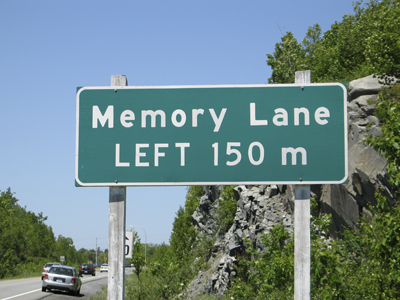
#> input picture roughnote/corner_detectors/sofsign.jpg, 400 x 300 px
$ python Harris_2.py   (Python 2 division)
#> lines starting #> are read from the running program, lines starting #| are printed output that depends on the picture; after the words box and inside, x2 and y2 are one past the last pixel; in counts of white or black regions, pixels touching at a corner belong together
""" Rough implementation of Harris Corner Detector and Shi-Tomasi
More faster than Harris.py (>10x) """

import cv2,time,sys
import numpy as np
from matplotlib import pyplot as plt

def det(a,b,c,d):
    return 0

img = cv2.imread('sofsign.jpg',0)
#> img: shape (300, 400); min 2, max 255, mean 128.5

#img = cv2.equalizeHist(img)
rows,cols = img.shape
#> rows = 300; cols = 400
#img = cv2.GaussianBlur(img,(5,5),1.4)
t = time.time()
# Find Ix, Iy
Ix = cv2.Sobel(img,5,1,0)
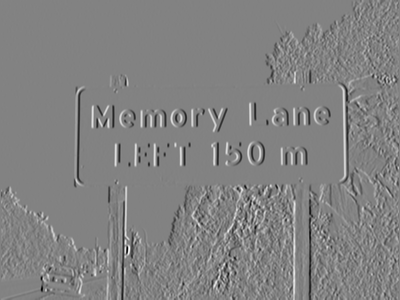
#> Ix: shape (300, 400) float32; min -779, max 744, mean -1.5; drawn with min black and max white
Iy = cv2.Sobel(img,5,0,1)
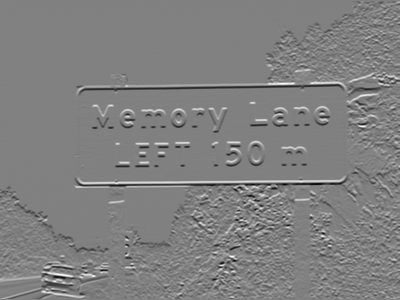
#> Iy: shape (300, 400) float32; min -779, max 764, mean -1.1; drawn with min black and max white

# Find Ix2, Iy2, IxIy
Ix2 = Ix*Ix
Iy2 = Iy*Iy
IxIy = Ix*Iy
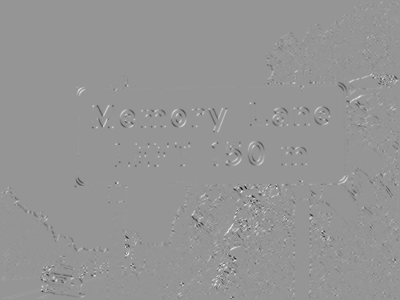
#> IxIy: shape (300, 400) float32; min -323925, max 229440, mean 47.5; drawn with min black and max white

# Convolve them with a larger Gaussian Window
a = Ix2 = cv2.GaussianBlur(Ix2,(5,5),1)
d = Iy2 = cv2.GaussianBlur(Iy2,(5,5),1)
b = c = IxIy = cv2.GaussianBlur(IxIy,(5,5),1)

Trace = a+d
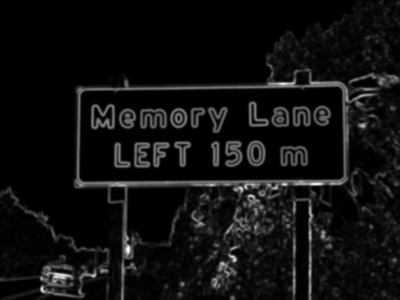
#> Trace: shape (300, 400) float32; min 0.101, max 335165.2, mean 21532.6; drawn with min black and max white
Det = a*d - np.square(b)
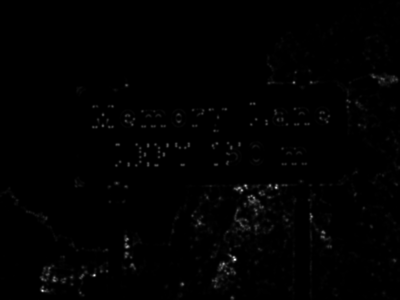
#> Det: shape (300, 400) float32; min 0.00116, max 1.76e+10, mean 124469920; drawn with min black and max white

#R = np.abs(Trace-0.04*np.square(Det))
R = Det/(Trace+1)

cv2.normalize(R,R,0,1,cv2.NORM_MINMAX)
R = np.where(R>0.1,255,0)
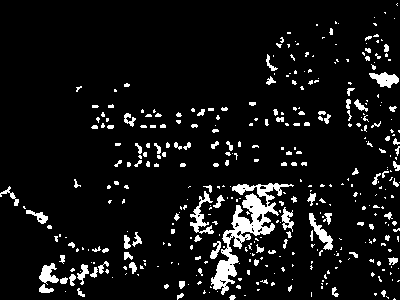
#> R: shape (300, 400) int64; 7.8% white; 388 white regions (283 under 20 px), largest, box (x1, y1, x2, y2) and area: (211, 183, 294, 295) 2342, (190, 191, 214, 234) 349, (309, 213, 333, 250) 292
R = np.uint8(R)
#> R: shape (300, 400); 7.8% white; 388 white regions (283 under 20 px)

t2 = time.time()
print " time taken :", t2 - t

img = cv2.cvtColor(img,cv2.COLOR_GRAY2BGR)
#> img: shape (300, 400, 3)
contours, hierarchy = cv2.findContours(R,cv2.RETR_LIST,cv2.CHAIN_APPROX_SIMPLE)
#> contours = 414 contours, 365 with area under 20; largest, box (x1, y1, x2, y2) and area: (211, 183, 294, 295) 2132, (190, 191, 214, 234) 256, (369, 72, 399, 88) 244, (309, 213, 333, 250) 240, (39, 263, 59, 285) 198
for cnt in contours:
    m = cv2.moments(cnt)
    if m['m00'] != 0:
        x = int(m['m10']/m['m00'])
        y = int(m['m01']/m['m00'])
    else:
        x,y = cnt.flatten()[:2]
    cv2.circle(img,(x,y),2,255,-1)
#> this loop made 414 passes
#> (cnt, x, y) on passes 1, 2, 3, 7, 13, 16, 17, 18, 24, 25, 31: ([[394, 298], [393, 299], [395, 299]], 394, 298), ([[386, 296], [388, 298], [388, 297], [387, 297]], 387, 297), ([[244, 295], [245, 295]], 244, 295), ([[311, 292], [311, 296]], 311, 292), ([[257, 289], [257, 290], [258, 290], [259, 289]], 257, 289), ([[321, 286], [321, 288], [322, 288], [322, 286]], 321, 287), ([[224, 286], [225, 285], [226, 286], [225, 287]], 225, 286), ([[210, 286], [210, 287], [211, 287]], 210, 286), ([[326, 283], [326, 284], [327, 283]], 326, 283), ([[321, 283], [322, 284], [322, 283]], 321, 283), ([[398, 280], [397, 281], [398, 281], [399, 280]], 398, 280)
#> (x, y) on passes 4, 5, 6, 8, 9, 10: (232, 297), (375, 293), (179, 295), (209, 292), (217, 291), (65, 291)
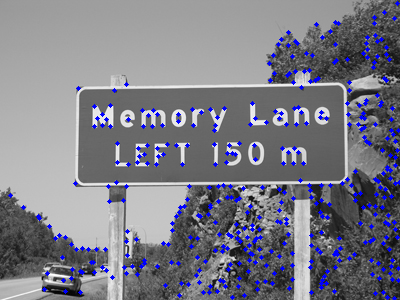
#> img: shape (300, 400, 3); mean B, G, R 134.7, 123.4, 123.4


cv2.imshow("edges",R)
cv2.imshow('img',img)
cv2.waitKey(0)
cv2.destroyAllWindows()

$ run again, with roughnote/corner_detectors/home_2.jpg copied over roughnote/corner_detectors/sofsign.jpg
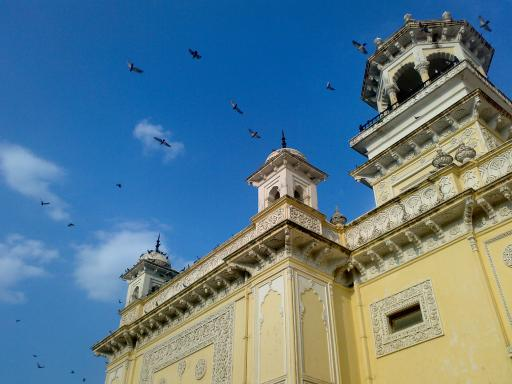
#> input picture roughnote/corner_detectors/home_2.jpg, 512 x 384 px
#> `R = np.where(R>0.1,255,0)`:
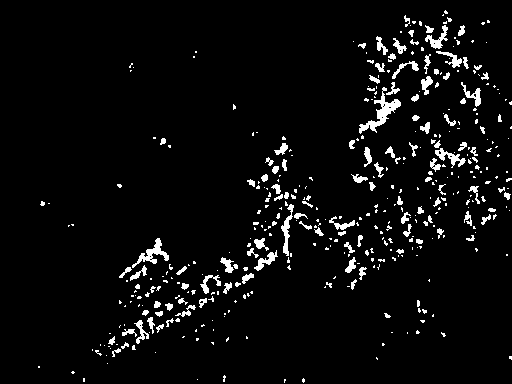
#> R: shape (384, 512) int64; 4.7% white; 422 white regions (306 under 20 px), largest, box (x1, y1, x2, y2) and area: (359, 87, 401, 134) 519, (132, 238, 169, 268) 321, (281, 204, 294, 256) 235
#> contours = 446 contours, 361 with area under 20; largest, box (x1, y1, x2, y2) and area: (359, 87, 401, 134) 430, (132, 238, 169, 268) 254, (281, 204, 294, 256) 176, (435, 148, 466, 168) 172, (425, 25, 448, 49) 154
#> the loop `for cnt in contours:` made 446 passes
#> (cnt, x, y) on passes 4, 7, 9, 14, 17, 20, 21: ([[83, 378], [83, 381], [84, 381], [84, 378]], 83, 379), ([[38, 366], [38, 367], [39, 367], [39, 366]], 38, 366), ([[376, 357], [376, 358], [377, 359], [377, 358]], 376, 358), ([[92, 349], [92, 350]], 92, 349), ([[108, 346], [109, 346]], 108, 346), ([[116, 344], [117, 344]], 116, 344), ([[100, 344], [100, 345]], 100, 344)
#> after the loop `for cnt in contours:`:
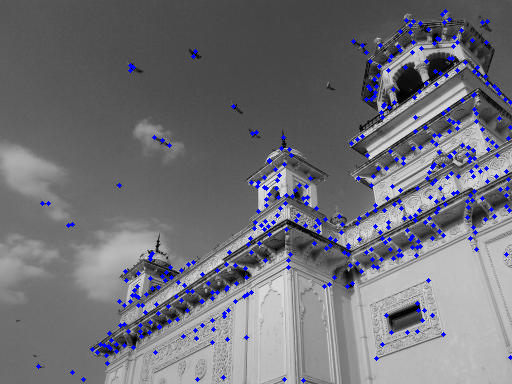
#> img: shape (384, 512, 3); mean B, G, R 120.2, 112.8, 112.8
